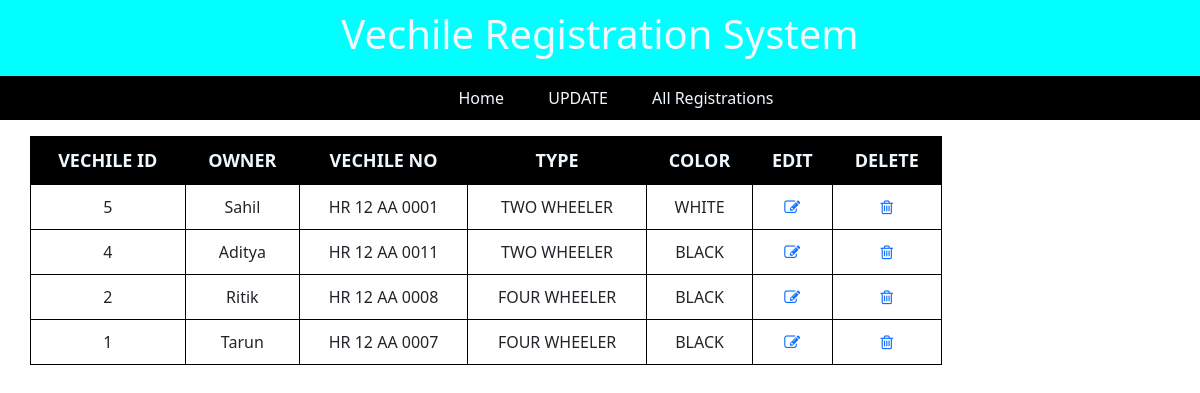
/update.php, run on the app's committed database.
### tables this page shows
CREATE TABLE IF NOT EXISTS `registration` (
  `vechile_id` int NOT NULL AUTO_INCREMENT,
  `owner` varchar(100) NOT NULL,
  `type` varchar(100) NOT NULL,
  `vechile_no` varchar(100) NOT NULL,
  `color` varchar(50) NOT NULL,
  PRIMARY KEY (`vechile_id`)
);

### config/dal.php (called while the page is built, shortened)
<?php include_once 'constant.php';
function getConnection(){
    $cn=mysqli_connect(SERVER,USER,PWD) OR die("could not connet to server");
    return($cn);
   }
function get_vechile1(){
    $cn=getConnection();
    $sql="SELECT * FROM registration ORDER BY vechile_id DESC ";
     $result=mysqli_query($cn,$sql) or die("select query failed");
     return($result);
}
?>

### update.php (the view, shortened to what this page needs)
<?php include_once 'includes/header.php';
include_once 'config/dal.php'; ?>
<?php
include_once 'config/dal.php';
$result =get_vechile1();
if(mysqli_num_rows($result)>0){
?>
<Link rel="stylesheet" type="text/css" href="fonts/font-awesome.min.css"/>
<div class="container">
<div class="row">
<table id="tablerecord" style="width:80% " cellpadding="7px" cellspacing="0" >
    <thead>
     <th>VECHILE ID </th>
     <th>OWNER</th>
     <th>VECHILE NO</th>
     <th>TYPE</th>
     <th>COLOR</th>
     <th>EDIT</th>
     <th>DELETE</th>
    </thead>
 <tbody>
    <?php
    while($row=mysqli_fetch_assoc($result)){
    ?>
    <tr>
        <td><?php echo $row['vechile_id'] ;?></td>
        <td><?php echo $row['owner'] ;?></td>
        <td><?php echo $row['vechile_no'];?></td>
        <td><?php echo $row['type'];?></td>
        <td><?php echo $row['color'];?></td>
        <td class="edit"><a href="update-record.php?id=<?php echo $row['vechile_id'] ?>"><i class='fa fa-edit'></i></a></td>
        <td class="delete"><a href="delete-record.php?id=<?php echo $row['vechile_id'] ?>"><i class='fa fa-trash-o'></i></a></td>
    </tr>
 </tbody>
 <?php
 }
 ?>
</table>
<?php
}
?>
</div>
</div>

### css/header.css (style rules this page uses)
* { margin: 0; padding:0; box-sizing: border-box; }

### update.php (style rules this page uses)
#tablerecord { border: 1px solid black; text-align:center; }
th { background-color: black; color:aliceblue; padding: 10px; font-size: large; border: 1px solid black; }
td { padding:10px; border: 1px solid black; }

### data on the page
registration: vechile_id "5", owner "Sahil", vechile_no "HR 12 AA 0001", type "TWO WHEELER", color "WHITE"
registration: vechile_id "4", owner "Aditya", vechile_no "HR 12 AA 0011", type "TWO WHEELER", color "BLACK"
registration: vechile_id "2", owner "Ritik", vechile_no "HR 12 AA 0008", type "FOUR WHEELER", color "BLACK"
registration: vechile_id "1", owner "Tarun", vechile_no "HR 12 AA 0007", type "FOUR WHEELER", color "BLACK"
